Frame 1 (no input): blank canvas, image omitted
Frame 60 (the mouse pressed at the canvas centre just before this capture): blank canvas, image omitted
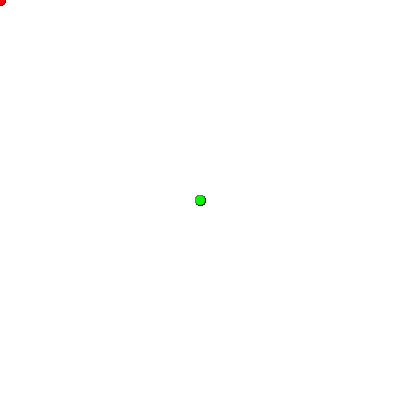
Frame 120 (the mouse held since frame 60 and released just before this capture)

The Processing sketch whose frames 1 and 60 were blank and that drew this single picture after the mouse press (run headless with seeded random() and noise(); from frame 60 on, the mouse is pressed at the canvas centre):

// Processing sketch: processing_103246
// ── processing_103246.pde

//Name : Liheng Zhang
//Date : 07/08/2013
//Project Name : Red/Green Dot Draw
//The default dot is red and click to create green dots. Have Fun.

void setup () {
  frameRate(60);
  background(255);
  size (400, 400);
  strokeWeight(0);
}

void draw() 
  {
  fill (250,0,0);
  ellipse(mouseX, mouseY, 10, 10);  // draw a circle at mouse location
  
  if (mousePressed == true) {
    fill (0,250,6); 
    ellipse(mouseX, mouseY, 10, 10);
  }

}
